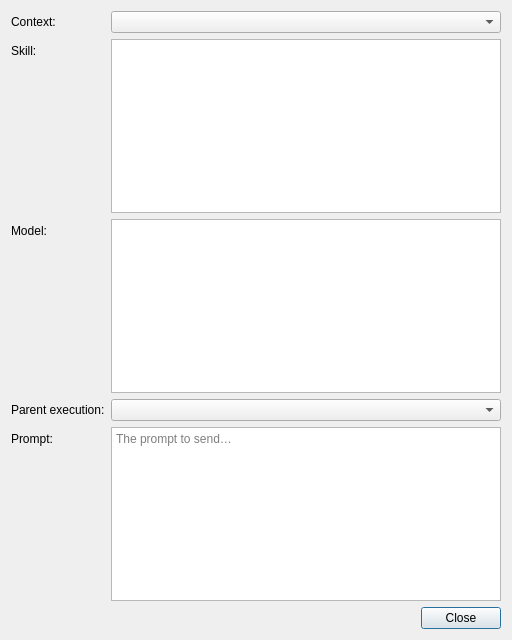
<?xml version="1.0" encoding="UTF-8"?>
<ui version="4.0">
 <class>executionCreateDialog</class>
 <widget class="QDialog" name="executionCreateDialog">
  <property name="geometry">
   <rect>
    <x>0</x>
    <y>0</y>
    <width>512</width>
    <height>640</height>
   </rect>
  </property>
  <property name="minimumSize">
   <size>
    <width>420</width>
    <height>480</height>
   </size>
  </property>
  <property name="windowTitle">
   <string>New Execution</string>
  </property>
  <layout class="QVBoxLayout" name="verticalLayout">
   <item>
    <layout class="QFormLayout" name="formLayout">
     <item row="0" column="0">
      <widget class="QLabel" name="label">
       <property name="text">
        <string>Context:</string>
       </property>
      </widget>
     </item>
     <item row="1" column="0">
      <widget class="QLabel" name="label_2">
       <property name="text">
        <string>Skill:</string>
       </property>
      </widget>
     </item>
     <item row="2" column="0">
      <widget class="QLabel" name="label_3">
       <property name="text">
        <string>Model:</string>
       </property>
      </widget>
     </item>
     <item row="3" column="0">
      <widget class="QLabel" name="label_4">
       <property name="text">
        <string>Parent execution:</string>
       </property>
      </widget>
     </item>
     <item row="4" column="0">
      <widget class="QLabel" name="label_5">
       <property name="text">
        <string>Prompt:</string>
       </property>
      </widget>
     </item>
     <item row="0" column="1">
      <widget class="QComboBox" name="contextComboBox">
       <property name="toolTip">
        <string>The context this execution runs in (type + creation date; the content is in the tooltip)</string>
       </property>
      </widget>
     </item>
     <item row="1" column="1">
      <widget class="QTreeWidget" name="skillTreeWidget">
       <property name="columnCount">
        <number>1</number>
       </property>
       <property name="headerHidden">
        <bool>true</bool>
       </property>
       <property name="minimumHeight">
        <number>96</number>
       </property>
       <property name="toolTip">
        <string>Folder tree of skills — select a revision row (selecting a skill selects its latest revision)</string>
       </property>
      </widget>
     </item>
     <item row="2" column="1">
      <widget class="QTreeWidget" name="modelTreeWidget">
       <property name="columnCount">
        <number>1</number>
       </property>
       <property name="headerHidden">
        <bool>true</bool>
       </property>
       <property name="minimumHeight">
        <number>96</number>
       </property>
       <property name="toolTip">
        <string>Folder tree of models — select a revision row (selecting a model selects its latest revision)</string>
       </property>
      </widget>
     </item>
     <item row="3" column="1">
      <widget class="QComboBox" name="parentExecutionComboBox">
       <property name="toolTip">
        <string>Optional: an execution this one chains from ("— none —" = root execution)</string>
       </property>
      </widget>
     </item>
     <item row="4" column="1">
      <widget class="QTextEdit" name="promptTextEdit">
       <property name="placeholderText">
        <string>The prompt to send…</string>
       </property>
      </widget>
     </item>
    </layout>
   </item>
   <item>
    <widget class="QDialogButtonBox" name="buttonBox">
     <property name="orientation">
      <enum>Qt::Orientation::Horizontal</enum>
     </property>
     <property name="standardButtons">
      <set>QDialogButtonBox::StandardButton::Close</set>
     </property>
    </widget>
   </item>
  </layout>
 </widget>
 <resources/>
 <connections>
  <connection>
   <sender>buttonBox</sender>
   <signal>accepted()</signal>
   <receiver>executionCreateDialog</receiver>
   <slot>accept()</slot>
   <hints>
    <hint type="sourcelabel">
     <x>248</x>
     <y>254</y>
    </hint>
    <hint type="destinationlabel">
     <x>157</x>
     <y>274</y>
    </hint>
   </hints>
  </connection>
  <connection>
   <sender>buttonBox</sender>
   <signal>rejected()</signal>
   <receiver>executionCreateDialog</receiver>
   <slot>reject()</slot>
   <hints>
    <hint type="sourcelabel">
     <x>316</x>
     <y>260</y>
    </hint>
    <hint type="destinationlabel">
     <x>286</x>
     <y>274</y>
    </hint>
   </hints>
  </connection>
 </connections>
</ui>
